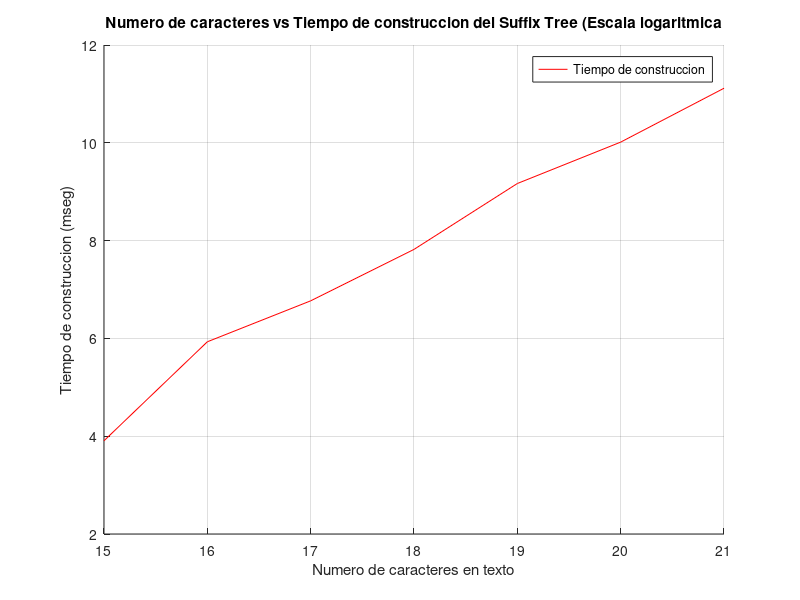
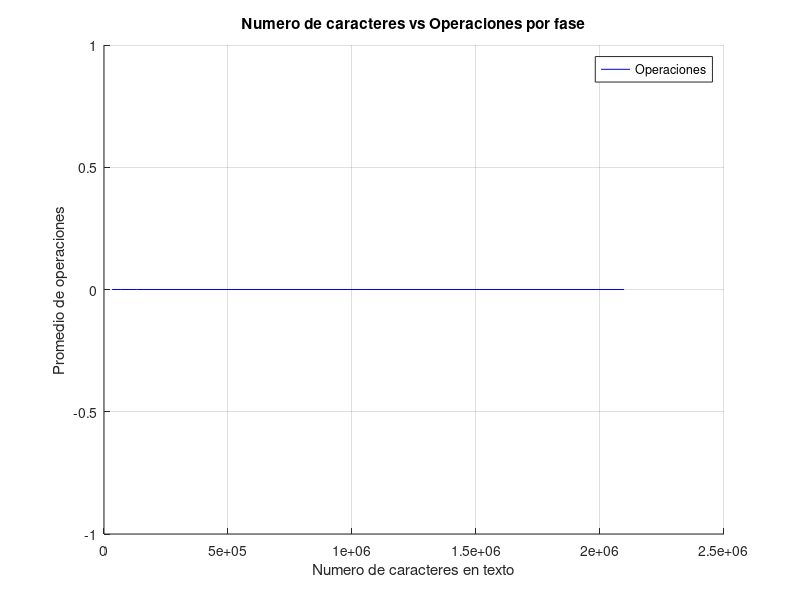
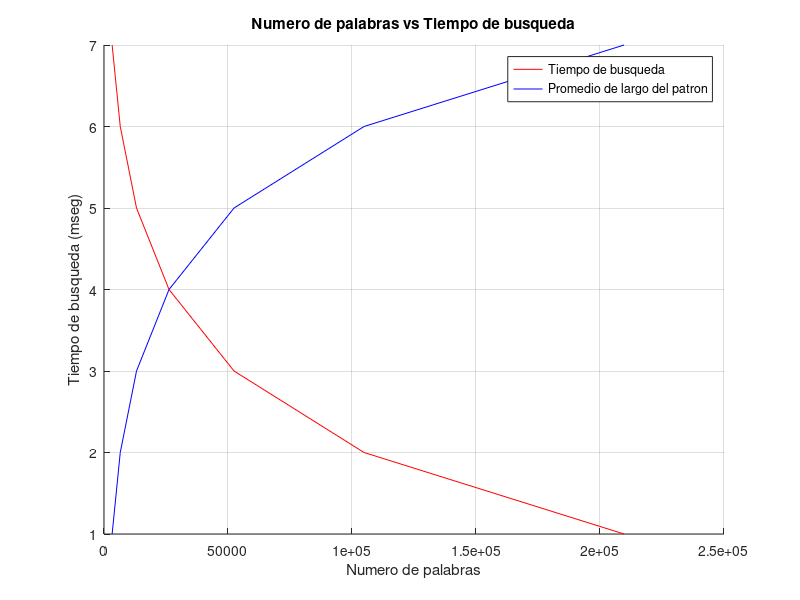

Write the MATLAB code that produced these figures, in order.
## Inicializador

start = 15;
#finish = 25;
finish = 21;
for i = start : finish
  text_length(i - start + 1) = 2^i;
  word_search_number(i - start + 1) = 2^i / 10;
end

## --- START DATA --- ##

## Tiempos de construccion Suffix Tree (mseg)

#construction_time = [15,61,109,226,575,1034,34,34,34,34,34]; # 15..25
construction_time = [15,61,109,226,575,1034,2219]; # 15..21

## Operaciones por fase

#avg_ops_per_phase = [0,0,0,0,0,0,0,0,0,0,0];
avg_ops_per_phase = [0,0,0,0,0,0,0];

## Largo promedio patron

#avg_pattern_length = [1,2,3,4,5,6,7,8,9,10,11];
avg_pattern_length = [1,2,3,4,5,6,7];

## Tiempos de busqueda (mseg)

#search_time = [11,10,9,8,7,6,5,4,3,2,1];
search_time = [7,6,5,4,3,2,1];

## --- END DATA --- ##

## Plot para tiempo de construccion

figure(1);
hold on;
plot(log2(text_length), log2(construction_time), "r");
legend("Tiempo de construccion");
grid on;
xlabel ("Numero de caracteres en texto");
ylabel ("Tiempo de construccion (mseg)");
title ("Numero de caracteres vs Tiempo de construccion del Suffix Tree (Escala logaritmica");
print -dpng fig1.png;
hold off;

## Plot para tiempo de construccion

figure(2);
hold on;
plot(text_length, avg_ops_per_phase, "b");
legend("Operaciones");
grid on;
xlabel ("Numero de caracteres en texto");
ylabel ("Promedio de operaciones");
title ("Numero de caracteres vs Operaciones por fase");
print -dpng fig2.png;
hold off;

## Plot para busqueda

figure(3);
hold on;
plot(word_search_number, search_time, "r");
plot(word_search_number, avg_pattern_length, "b");
legend("Tiempo de busqueda", "Promedio de largo del patron");
grid on;
xlabel ("Numero de palabras");
ylabel ("Tiempo de busqueda (mseg)");
title ("Numero de palabras vs Tiempo de busqueda");
print -dpng fig3.png;
hold off;
